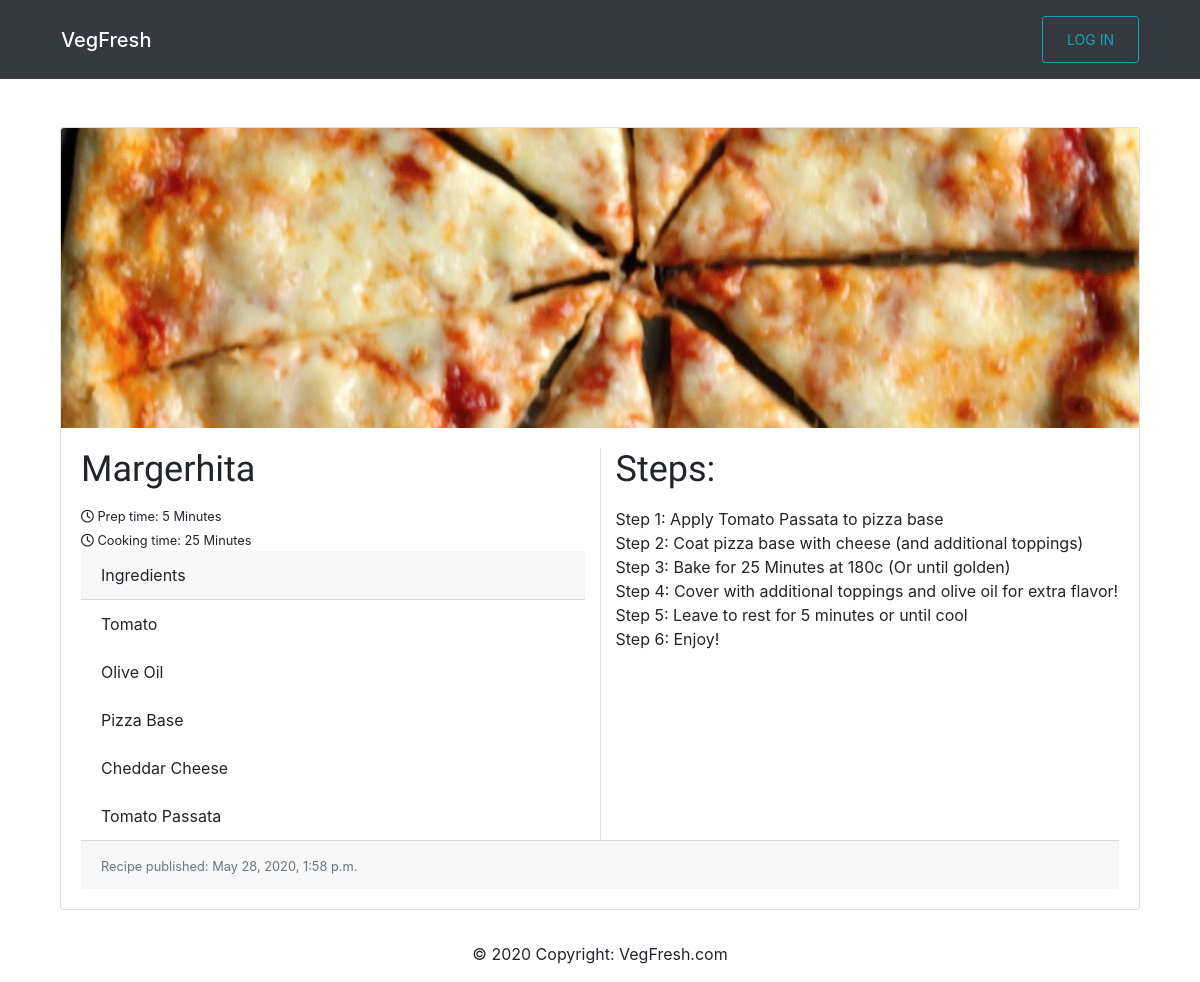
Screenshot of /margerhita/ with the database file from the repository.
### core/models.py (models this page shows, shortened)
class Core(models.Model):
    title = models.CharField(max_length=200)
    excerpt = models.TextField(null=True)
    category = models.CharField(max_length=10)
    cookTime = models.CharField(max_length=20)
    prepTime = models.CharField(max_length=20)
    ingredients = models.ManyToManyField(Ingredient)
    process = models.TextField(null=True)
    slug = models.SlugField(max_length=100, unique=True)
    updated = models.DateTimeField(auto_now=True)
    published = models.DateTimeField(default=timezone.now)
    thumb = models.ImageField(default='default.png', blank=True)
    class Meta:
        ordering = ['-published']

class Ingredient(models.Model):
    IngName = models.CharField(max_length=30)
    IngType = models.CharField(max_length=20, null=True)
    def __str__(self):
        return self.IngName

### core/views.py (the view)
# urls.py: path('<slug:slug>/', views.SingleView.as_view(), name='single'),
class SingleView(DetailView):
    model = Core
    template_name = 'core/single.html'
    context_object_name = 'post'

### templates/core/single.html
{% extends 'core/base.html' %}
{% block content %}
{% load static %}
<link rel="stylesheet" type="text/css" href="{% static 'CSS/Single/style.css' %}">
    <div class="container pt-5">
<div class="card mb-3">
            <img class="card-img-top" src="{{ post.thumb.url }}" alt="Card image">
  <div class="card-body">
  <div class="row">
        <div class="col-sm border-right">
        <h5 class="card-title">{{ post.title }}</h5>
        <small><i class="far fa-clock"></i> Prep time: {{ post.prepTime }}</small><br>
        <small><i class="far fa-clock"></i> Cooking time: {{ post.cookTime }}</small><br>
        <div class="card-header">
        Ingredients
        </div>
      <ul class="list-group list-group-flush">
          {% for ingredients in post.ingredients.all %}
            <li class="list-group-item">{{ ingredients }}</li>
          {% endfor %}
        </ul>
        </div>
  <div class="col-sm">
      <h5 class="card-title">Steps:</h5>
      <p class="card-text">{{ post.process|linebreaks }}</p>
      </div>
  </div>
  <div class="card-footer">
      <p class="card-text"><small class="text-muted">Recipe published: {{ post.published }}</small></p>
  </div>
</div>
</div>
    </div>
{% endblock %}

### static/CSS/Single/style.css (style rules this page uses)
.card-img-top { max-height: 300px; min-height: 100px; object-fit: cover; }
.card-title { font-family: 'Balsamiq Sans', cursive; font-size: 36px; }
.border-right { border-right: 1px solid #dee2e6!important; }

### rows the page displays
Core: thumb (picture), title "Margerhita", prepTime "5 Minutes", cookTime "25 Minutes", process "Step 1: Apply Tomato Passata to pizza base Step 2: Coat pizza base with cheese (and additional toppings) Step 3: Bake for 25 Minutes at 180c (Or until golden) Step 4: Cover with additional toppings and olive oil for extra flavor! Step 5: Leave to rest for 5 minutes or until cool Step 6: Enjoy!", published "May 28, 2020, 1:58 p.m."
Ingredient: IngName "Tomato"
Ingredient: IngName "Olive Oil"
Ingredient: IngName "Pizza Base"
Ingredient: IngName "Cheddar Cheese"
Ingredient: IngName "Tomato Passata"
